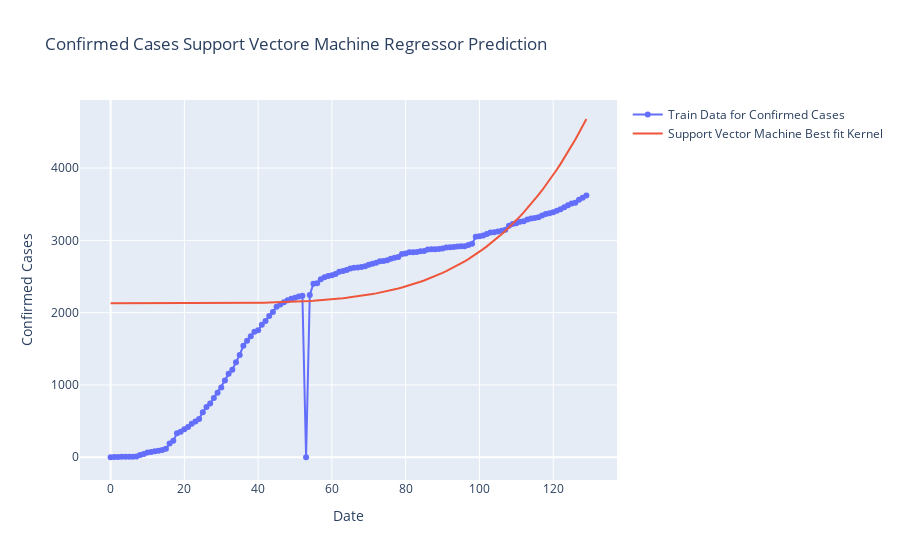

Notebook cell for this chart:
### Code cell
plt.figure(figsize=(11,6))
prediction_svm=svm.predict(np.array(df_covid19_exp["Days since 22.01.2020"]).reshape(-1,1))
fig=go.Figure()
fig.add_trace(go.Scatter(x=df_covid19_exp.index, y=df_covid19_exp["Confirmed_Total_cases"],
                    mode='lines+markers',name="Train Data for Confirmed Cases"))
fig.add_trace(go.Scatter(x=df_covid19_exp.index, y=prediction_svm,
                    mode='lines',name="Support Vector Machine Best fit Kernel"))
fig.update_layout(title="Confirmed Cases Support Vectore Machine Regressor Prediction",
                 xaxis_title="Date",yaxis_title="Confirmed Cases")
fig.show()

### Figure 1 — Plotly figure (JSON) as saved in the notebook; plotly's stock layout.template omitted (floating-point values rounded to 4 significant figures; data arrays with more than 128 entries replaced by an {"elided": "..."} marker saying what was removed)
{"data": [{"mode": "lines+markers", "name": "Train Data for Confirmed Cases", "type": "scatter", "x": {"elided": "130 int values"}, "y": {"elided": "130 int values"}}, {"mode": "lines", "name": "Support Vector Machine Best fit Kernel", "type": "scatter", "x": {"elided": "130 int values"}, "y": {"elided": "130 float values"}}], "layout": {"title": {"text": "Confirmed Cases Support Vectore Machine Regressor Prediction"}, "xaxis": {"title": {"text": "Date"}}, "yaxis": {"title": {"text": "Confirmed Cases"}}}}
